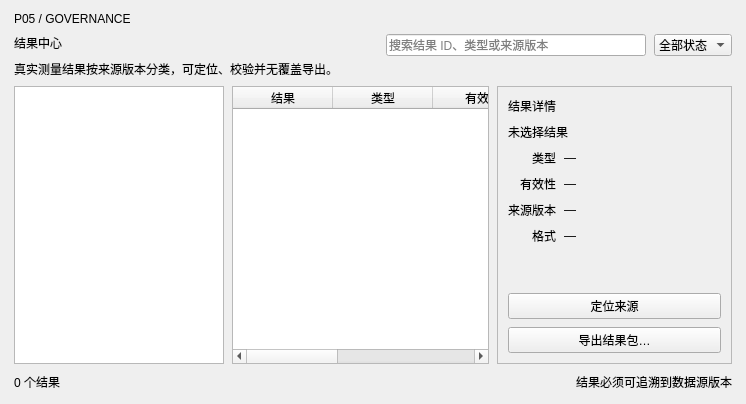
<?xml version="1.0" encoding="UTF-8"?>
<ui version="4.0">
 <class>SignalResultCenterPage</class>
 <widget class="QWidget" name="SignalResultCenterPage">
  <layout class="QVBoxLayout" name="resultPageLayout">
   <property name="leftMargin"><number>14</number></property>
   <property name="topMargin"><number>12</number></property>
   <property name="rightMargin"><number>14</number></property>
   <property name="bottomMargin"><number>12</number></property>
   <property name="spacing"><number>8</number></property>
   <item>
    <layout class="QHBoxLayout" name="resultHeaderLayout">
     <item>
      <layout class="QVBoxLayout" name="resultHeadingLayout">
       <item><widget class="QLabel" name="resultCodeLabel"><property name="text"><string>P05 / GOVERNANCE</string></property></widget></item>
       <item><widget class="QLabel" name="resultTitleLabel"><property name="text"><string>结果中心</string></property></widget></item>
       <item><widget class="QLabel" name="resultDescriptionLabel"><property name="text"><string>真实测量结果按来源版本分类，可定位、校验并无覆盖导出。</string></property></widget></item>
      </layout>
     </item>
     <item><spacer name="resultHeaderSpacer"><property name="orientation"><enum>Qt::Orientation::Horizontal</enum></property><property name="sizeHint"><size><width>40</width><height>20</height></size></property></spacer></item>
     <item><widget class="QLineEdit" name="resultSearchEdit"><property name="minimumSize"><size><width>260</width><height>0</height></size></property><property name="placeholderText"><string>搜索结果 ID、类型或来源版本</string></property></widget></item>
     <item><widget class="QComboBox" name="resultStateCombo"><item><property name="text"><string>全部状态</string></property></item><item><property name="text"><string>仅当前</string></property></item><item><property name="text"><string>仅已过期</string></property></item></widget></item>
    </layout>
   </item>
   <item>
    <layout class="QHBoxLayout" name="resultBodyLayout">
     <property name="spacing"><number>8</number></property>
     <item>
      <widget class="QTreeWidget" name="resultCategories">
       <property name="minimumSize"><size><width>168</width><height>0</height></size></property>
       <property name="maximumSize"><size><width>210</width><height>16777215</height></size></property>
       <property name="headerHidden"><bool>true</bool></property>
       <property name="rootIsDecorated"><bool>false</bool></property>
       <property name="alternatingRowColors"><bool>true</bool></property>
       <column><property name="text"><string>结果视图</string></property></column>
      </widget>
     </item>
     <item>
      <widget class="QTableWidget" name="resultsTable">
       <property name="alternatingRowColors"><bool>true</bool></property>
       <property name="selectionBehavior"><enum>QAbstractItemView::SelectionBehavior::SelectRows</enum></property>
       <property name="selectionMode"><enum>QAbstractItemView::SelectionMode::SingleSelection</enum></property>
       <property name="editTriggers"><set>QAbstractItemView::EditTrigger::NoEditTriggers</set></property>
       <property name="showGrid"><bool>false</bool></property>
       <column><property name="text"><string>结果</string></property></column>
       <column><property name="text"><string>类型</string></property></column>
       <column><property name="text"><string>有效性</string></property></column>
       <column><property name="text"><string>来源版本</string></property></column>
       <column><property name="text"><string>格式</string></property></column>
      </widget>
     </item>
     <item>
      <widget class="QFrame" name="resultDetailPanel">
       <property name="minimumSize"><size><width>235</width><height>0</height></size></property>
       <property name="maximumSize"><size><width>300</width><height>16777215</height></size></property>
       <property name="frameShape"><enum>QFrame::Shape::StyledPanel</enum></property>
       <layout class="QVBoxLayout" name="resultDetailLayout">
        <property name="leftMargin"><number>10</number></property>
        <property name="topMargin"><number>10</number></property>
        <property name="rightMargin"><number>10</number></property>
        <property name="bottomMargin"><number>10</number></property>
        <property name="spacing"><number>8</number></property>
        <item><widget class="QLabel" name="resultDetailHeading"><property name="text"><string>结果详情</string></property></widget></item>
        <item><widget class="QLabel" name="resultDetailTitleLabel"><property name="text"><string>未选择结果</string></property><property name="wordWrap"><bool>true</bool></property></widget></item>
        <item>
         <layout class="QFormLayout" name="resultDetailForm">
          <property name="labelAlignment"><set>Qt::AlignmentFlag::AlignRight|Qt::AlignmentFlag::AlignTrailing|Qt::AlignmentFlag::AlignVCenter</set></property>
          <item row="0" column="0"><widget class="QLabel" name="resultTypeLabel"><property name="text"><string>类型</string></property></widget></item>
          <item row="0" column="1"><widget class="QLabel" name="resultDetailTypeValue"><property name="text"><string>—</string></property><property name="wordWrap"><bool>true</bool></property></widget></item>
          <item row="1" column="0"><widget class="QLabel" name="resultValidityLabel"><property name="text"><string>有效性</string></property></widget></item>
          <item row="1" column="1"><widget class="QLabel" name="resultDetailValidityValue"><property name="text"><string>—</string></property></widget></item>
          <item row="2" column="0"><widget class="QLabel" name="resultSourceLabel"><property name="text"><string>来源版本</string></property></widget></item>
          <item row="2" column="1"><widget class="QLabel" name="resultDetailSourceValue"><property name="text"><string>—</string></property><property name="wordWrap"><bool>true</bool></property></widget></item>
          <item row="3" column="0"><widget class="QLabel" name="resultFormatLabel"><property name="text"><string>格式</string></property></widget></item>
          <item row="3" column="1"><widget class="QLabel" name="resultDetailFormatValue"><property name="text"><string>—</string></property></widget></item>
         </layout>
        </item>
        <item><spacer name="resultDetailSpacer"><property name="orientation"><enum>Qt::Orientation::Vertical</enum></property><property name="sizeHint"><size><width>20</width><height>40</height></size></property></spacer></item>
        <item><widget class="QPushButton" name="locateResultButton"><property name="text"><string>定位来源</string></property></widget></item>
        <item><widget class="QPushButton" name="exportResultButton"><property name="text"><string>导出结果包…</string></property></widget></item>
       </layout>
      </widget>
     </item>
    </layout>
   </item>
   <item>
    <layout class="QHBoxLayout" name="resultFooterLayout">
     <item><widget class="QLabel" name="resultSummaryLabel"><property name="text"><string>0 个结果</string></property></widget></item>
     <item><spacer name="resultFooterSpacer"><property name="orientation"><enum>Qt::Orientation::Horizontal</enum></property><property name="sizeHint"><size><width>40</width><height>20</height></size></property></spacer></item>
     <item><widget class="QLabel" name="resultTraceabilityLabel"><property name="text"><string>结果必须可追溯到数据源版本</string></property></widget></item>
    </layout>
   </item>
  </layout>
 </widget>
 <resources/>
 <connections/>
</ui>
